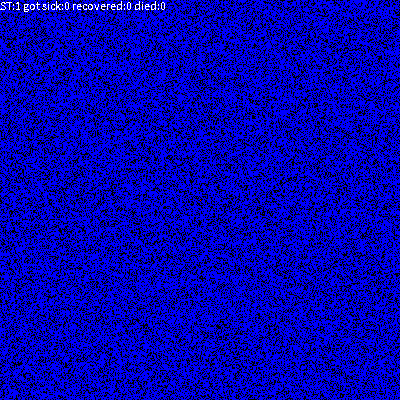
Frame 1 (no input)
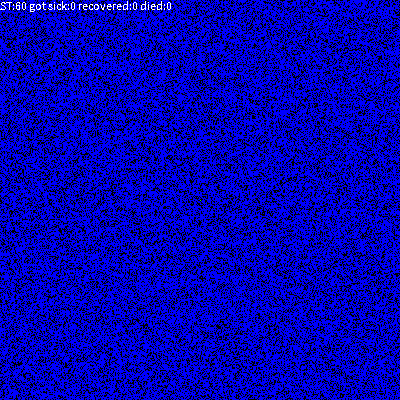
Frame 60 (the mouse pressed at the canvas centre just before this capture)
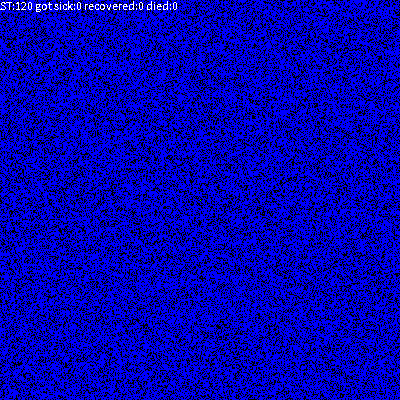
Frame 120 (the mouse held since frame 60 and released just before this capture)

The Processing sketch that drew these frames (run headless with seeded random() and noise(); from frame 60 on, the mouse is pressed at the canvas centre):

// Processing sketch: ModelSIR4
// ── ModelSIR4.pde
// Two-dimensional, probabilistic (MC steps) cellular automaton - SIR rule
// Seeding the table at the beginning with a given density of healthy cells and a single infected cell
// NUMBER OF INTERACTIONS 4, but the probability of infection is not equal to 1 only PTransfer
// DISEASE lasts in the infected depending on PRecovery or PDeath
// WE COLLECT STATISTICS: int kranken,geheilt,starben; //from German.
//-////////////////////////////////////////////////////////////////////////////////////////////////////

int WorldSize=400; //How many elements do we want in a line and how many lines (square array)

int[][] World=new int[WorldSize][WorldSize]; //Creating the world table

float IDens=0.70; //Initial density in the array -
                  // QUESTION: what is the threshold density,
                  // at which the epidemic will ALWAYS attack the entire world? (if it starts)
                  // Although there may be small areas that it has missed.

//`final` is something like constants ;-)
final int Empty=0; 
final int Susceptible=1;
final int Infected=2;
final int Recovered=3;
final float PTransfer=0.33;   //Probability of infecting an agent in a single interaction
final float PRecovery=0.10;   //Average probability of recovery on a given day
final float PDeath=0.01;      //Average probability of death on a given day of illness
                              //PDeath + PRecovery < 1  !!!

//STATISTICS COUNTED DURING SIMULATION
int kranken=0; // Sick
int geheilt=0; // Recovery
int starben=0; // Those who died

void setup()
{
 assert PDeath + PRecovery < 1 : "Probabilities too high PDeath + PRecovery"; //Assertion
                                                                              //- checking assumptions
 
 size(400,400); //Square window
 noSmooth();    //It speeds up simulations significantly
 
 if(IDens>0)
  {
   for(int i=0;i<World.length;i++) //Seeding the array
    for(int j=0;j<World.length;j++) 
      if(random(1.0)<IDens)
        World[i][j]=Susceptible;
      else
        World[i][j]=Empty; //For initialization certainty, especially if "Empty" was not zero.
  }
 
 World[WorldSize/2][WorldSize/2]=Infected;
  
 frameRate(100);
}

int t=0;

void draw()
{  
  for(int i=0;i<World.length;i++) //Visualization, in other words "drawing on the screen"
    for(int j=0;j<World.length;j++) 
    {
      switch(World[i][j]){ //The switch statement allows us to select any color depending on the number in the cell
      case 3:stroke(0,255,0);break;
      case 2:stroke(255,0,0);break;
      case 1:stroke(0,0,255);break;
      case 0:stroke(0,0,0);break;
      default: stroke(255); //This shouldn't appear
      break;
      } 
      point(i,j);
    }
  
  kranken=0;geheilt=0;starben=0; //Resetting for the step. As commented out, we collect statistics of the entire epidemic
  
  //Changing the state of the automaton - Monte Carlo step
  //STATES: Empty=0; Susceptible=1; Infected=2; Recovered=3;
  for(int a=0;a<World.length*World.length;a++) //As many draws as there are cells
  {
       // Agent draw
       int i=(int)random(World.length);
       int j=(int)random(World.length);
       
       //If empty or healthy, nothing happens
       if(World[i][j]!=Infected) continue;
       
       //Calculating the location of neighbors
       int right = (i+1) % WorldSize;      
       int left  = (WorldSize+i-1) % WorldSize;
       int dw=(j+1) % WorldSize;   
       int up=(WorldSize+j-1) % WorldSize;

       if(World[left] [j]==Susceptible && random(1) < PTransfer) 
        {World[left][j]=Infected; kranken++;}
       if(World[right][j]==Susceptible && random(1) < PTransfer) 
        {World[right][j]=Infected; kranken++;}
       if(World[i][up]==Susceptible && random(1) < PTransfer) 
        {World[i][up]=Infected; kranken++;}
       if(World[i][dw]==Susceptible && random(1) < PTransfer) 
        {World[i][dw]=Infected; kranken++;}

       float prob=random(1); //Fate for the day
       
       if(prob<PDeath) //He dies that day
        {World[i][j]=Empty;starben++;}
       else if(prob<PRecovery+PDeath) //Or he is cured,
             {World[i][j]=Recovered;geheilt++;}
             //else //or STILL SUFFERING!
   } //End of the loop after randomly selected agents
      
   t++; //Next generation/step/year
   text("ST:"+t+" got sick:"+kranken+" recovered:"+geheilt+" died:"+starben,0,10);
   println("ST:"+t+"\tZ\t"+kranken+"\tW\t"+geheilt+"\tU\t"+starben);
}

//-////////////////////////////////////////////////////////////////////////////////
// Author: Wojciech T. Borkowski
// Materials for the script "Processing in education and simulation
/// @date 2026-10-29 ( → https://github.com/borkowsk/bookProcessingEN)
/// @date 2026-10-29 ( → https://github.com/borkowsk/bookProcessingEN)
//-////////////////////////////////////////////////////////////////////////////////
